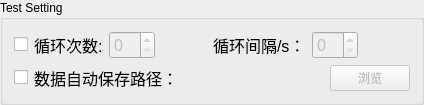
           <widget class="QGroupBox" name="groupBox_test">
            <property name="title">
             <string>Test Setting</string>
            </property>
            <layout class="QGridLayout" name="gridLayout_4">
             <item row="0" column="0">
              <layout class="QHBoxLayout" name="horizontalLayout_13">
               <item>
                <layout class="QHBoxLayout" name="horizontalLayout_9">
                 <item>
                  <widget class="QCheckBox" name="checkBox_cc">
                   <property name="text">
                    <string/>
                   </property>
                  </widget>
                 </item>
                 <item>
                  <widget class="QLabel" name="label_7">
                   <property name="font">
                    <font>
                     <pointsize>12</pointsize>
                    </font>
                   </property>
                   <property name="text">
                    <string>循环次数:</string>
                   </property>
                  </widget>
                 </item>
                 <item>
                  <widget class="QSpinBox" name="spinBox_cCount">
                   <property name="enabled">
                    <bool>false</bool>
                   </property>
                   <property name="font">
                    <font>
                     <pointsize>12</pointsize>
                    </font>
                   </property>
                  </widget>
                 </item>
                </layout>
               </item>
               <item>
                <spacer name="horizontalSpacer_11">
                 <property name="orientation">
                  <enum>Qt::Horizontal</enum>
                 </property>
                 <property name="sizeHint" stdset="0">
                  <size>
                   <width>40</width>
                   <height>20</height>
                  </size>
                 </property>
                </spacer>
               </item>
               <item>
                <layout class="QHBoxLayout" name="horizontalLayout_10">
                 <item>
                  <widget class="QLabel" name="label_11">
                   <property name="font">
                    <font>
                     <pointsize>12</pointsize>
                    </font>
                   </property>
                   <property name="text">
                    <string>循环间隔/s：</string>
                   </property>
                  </widget>
                 </item>
                 <item>
                  <widget class="QSpinBox" name="spinBox_cInterval">
                   <property name="enabled">
                    <bool>false</bool>
                   </property>
                   <property name="font">
                    <font>
                     <pointsize>12</pointsize>
                    </font>
                   </property>
                  </widget>
                 </item>
                </layout>
               </item>
               <item>
                <spacer name="horizontalSpacer_12">
                 <property name="orientation">
                  <enum>Qt::Horizontal</enum>
                 </property>
                 <property name="sizeHint" stdset="0">
                  <size>
                   <width>40</width>
                   <height>20</height>
                  </size>
                 </property>
                </spacer>
               </item>
              </layout>
             </item>
             <item row="1" column="0">
              <layout class="QHBoxLayout" name="horizontalLayout_11">
               <item>
                <widget class="QCheckBox" name="checkBox_save">
                 <property name="text">
                  <string/>
                 </property>
                </widget>
               </item>
               <item>
                <widget class="QLabel" name="label_12">
                 <property name="font">
                  <font>
                   <pointsize>12</pointsize>
                  </font>
                 </property>
                 <property name="text">
                  <string>数据自动保存路径：</string>
                 </property>
                </widget>
               </item>
               <item>
                <widget class="QLabel" name="label_path">
                 <property name="minimumSize">
                  <size>
                   <width>100</width>
                   <height>0</height>
                  </size>
                 </property>
                 <property name="text">
                  <string/>
                 </property>
                </widget>
               </item>
               <item>
                <spacer name="horizontalSpacer_15">
                 <property name="orientation">
                  <enum>Qt::Horizontal</enum>
                 </property>
                 <property name="sizeHint" stdset="0">
                  <size>
                   <width>40</width>
                   <height>20</height>
                  </size>
                 </property>
                </spacer>
               </item>
               <item>
                <widget class="QPushButton" name="pushButton_save">
                 <property name="enabled">
                  <bool>false</bool>
                 </property>
                 <property name="text">
                  <string>浏览</string>
                 </property>
                </widget>
               </item>
              </layout>
             </item>
            </layout>
           </widget>
